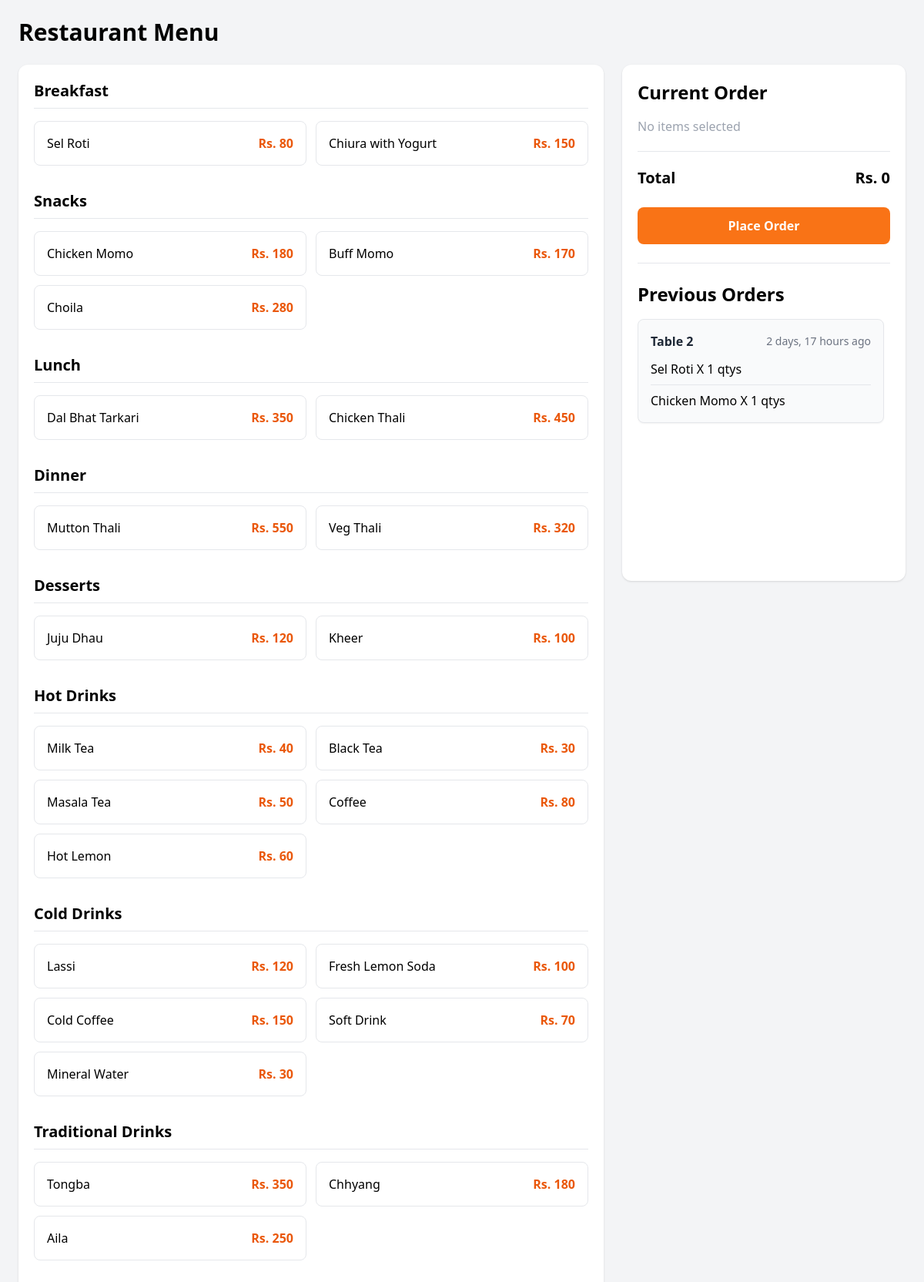
The app's page /orders/menu/16/ (signed in), older data.
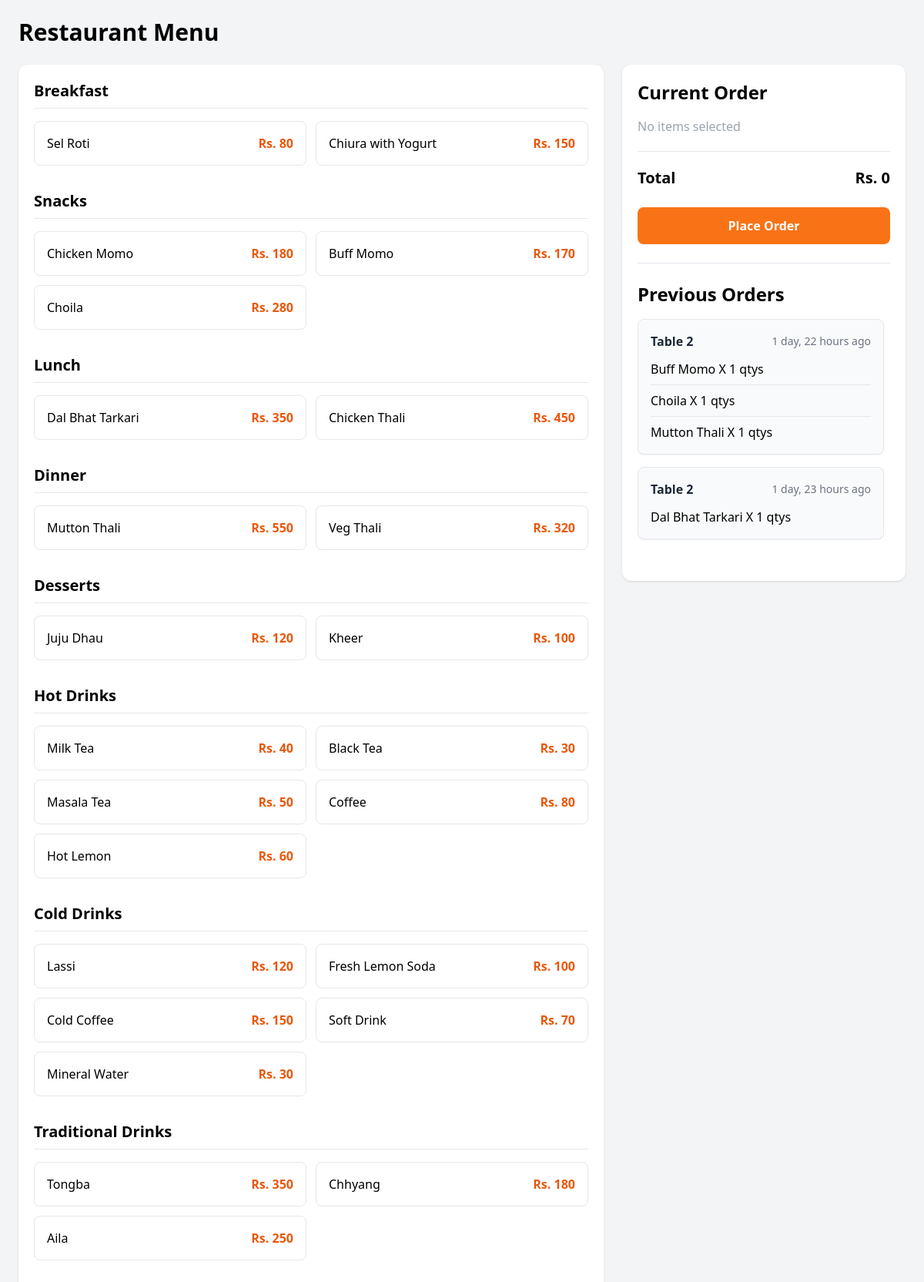
The same page, newer data.
### orders/models.py (models this page shows, shortened)
class Category(models.Model):
    name = models.CharField(max_length=150)
    class Meta:
        verbose_name_plural = 'Categories'
    def __str__(self):
        return self.name

class MenuItem(models.Model):
    class PRIORITY_CHOICES(models.TextChoices):
        HIGH = '3', 'High'
        MEDIUM = '2', 'Medium'
        LOW = '1', 'Low'
    category = models.ForeignKey(Category, on_delete=models.CASCADE, related_name='items')
    name = models.CharField(max_length=200)
    price = models.PositiveIntegerField()
    description = models.TextField(null = True, blank = True)
    default_priority = models.CharField(choices=PRIORITY_CHOICES, default=PRIORITY_CHOICES.MEDIUM, max_length=2)
    est_time = models.PositiveIntegerField(help_text="Write estimated preparation time in minutes", null=True, blank=True)
    station = models.ForeignKey(KitchenStation, on_delete=models.SET_NULL, null=True, related_name='items')
    def __str__(self):
        return self.name

class Order(models.Model):
    class ORDER_STATUS(models.TextChoices):
        PENDING = 'p', 'Pending'
        PARTIALLY_SERVED = 'ps', 'Partially Served'
        SERVED = 's', 'Served'
        BILLED = 'b', 'Billed'
    id = models.UUIDField(primary_key=True, default=uuid.uuid4, editable=False)
    table = models.ForeignKey(Table, on_delete=models.PROTECT, related_name='orders')
    status = models.CharField(max_length=2, choices=ORDER_STATUS, default=ORDER_STATUS.PENDING)
    created_at =  models.DateTimeField(auto_now_add=True)

class Table(models.Model):
    name = models.CharField(max_length=20)
    is_reserved = models.BooleanField(default=False, null=True)
    def __str__(self):
        return self.name

class OrderItem(models.Model):
    class ITEM_STATUS(models.TextChoices):
        PREPARING = 'p', 'Preparing'
        READY = 'r', 'Ready'
        SERVED = 's', 'Served'
    order = models.ForeignKey(Order, on_delete=models.PROTECT, related_name='items')
    menu_item = models.ForeignKey(MenuItem, on_delete=models.PROTECT, related_name='order_items')
    price = models.PositiveIntegerField()
    quantity = models.PositiveIntegerField(default=1)
    status = models.CharField(choices=ITEM_STATUS, max_length=2, default=ITEM_STATUS.PREPARING)
    priority = models.CharField(choices= MenuItem.PRIORITY_CHOICES, default=MenuItem.PRIORITY_CHOICES.MEDIUM, max_length=2)
    def __str__(self):
        return f"{self.menu_item} X {self.quantity} qtys"

### orders/views.py (the view, shortened to what this page needs)
# urls.py: path("menu/<table_id>/", views.menu_view, name="menu_view_url"),
@role_required([User.ROLE_CHOICES.WAITER])
def menu_view(request, table_id):
    categories = Category.objects.all()
    orders = Order.objects.filter(table_id=table_id).exclude(status=Order.ORDER_STATUS.BILLED).order_by('-created_at')
    return render(request, 'orders/menu.html',{
        'categories': categories,
        'table_id': table_id ,
        'orders': orders
    })

### orders/templates/orders/menu.html (shortened to what this page needs)
{% load humanize %}
<html lang="en">
  <head>
    <script src="https://cdn.tailwindcss.com"></script>
  </head>
<body class="bg-gray-100">
<div class="max-w-7xl mx-auto p-6">
    <h1 class="text-3xl font-bold mb-6">
        Restaurant Menu
    </h1>
    <div class="grid grid-cols-1 lg:grid-cols-3 gap-6">
        <div class="lg:col-span-2 bg-white rounded-xl shadow p-5">
            {% for category in categories %}
            <div class="mb-8">
                <h2 class="text-xl font-bold border-b pb-2 mb-4">
                    {{ category }}
                </h2>
                <div class="grid md:grid-cols-2 gap-3">
                    {% for item in category.items.all %}
                    <div
                        class="menu-item cursor-pointer border rounded-lg p-4 hover:bg-orange-100 hover:border-orange-400 transition"
                        data-id="{{ item.id }}"
                        data-name="{{ item.name }}"
                        data-price="{{ item.price }}"
                    >
                        <div class="flex justify-between items-center">
                            <span class="font-medium">
                                {{ item.name }}
                            </span>
                            <span class="font-bold text-orange-600">
                                Rs. {{ item.price }}
                            </span>
                        </div>
                    </div>
                    {% endfor %}
                </div>
            </div>
            {% endfor %}
        </div>
        <form class="bg-white rounded-xl shadow p-5 sticky top-5 h-fit" method="post">
            <h2 class="text-2xl font-bold mb-4">
                Current Order
            </h2>
            <div id="selected-menu-items" class="space-y-3">
                <p class="text-gray-400">
                    No items selected
                </p>
            </div>
            <hr class="my-5">
            <div class="flex justify-between text-xl font-bold">
                <span>Total</span>
                <span id="total-price">
                    Rs. 0
                </span>
            </div>
            <button id = "place-order-btn"
                class="mt-6 w-full bg-orange-500 hover:bg-orange-600 text-white py-3 rounded-lg font-semibold"
            >
                Place Order
            </button>
<hr class="my-6">
<h2 class="text-2xl font-bold mb-4">
    Previous Orders
</h2>
<div class="max h-80 overflow-y-auto pr-2 space-y-4">
    {% if orders %}
        {% for order in orders %}
            <div class="bg-gray-50 border rounded-lg p-4 shadow-sm">
                <div class="flex justify-between items-center mb-3">
                    <span class="font-semibold text-gray-800">
                         {{ order.table }}
                    </span>
                    <span class="text-sm text-gray-500">
                        {{ order.created_at|naturaltime }}
                    </span>
                </div>
                <ul class="space-y-2">
                    {% for item in order.items.all %}
                        <li class="border-b last:border-b-0 pb-2 last:pb-0">
                            {{ item }}
                        </li>
                    {% endfor %}
                </ul>
            </div>
        {% endfor %}
    {% else %}
        <p class="text-gray-400">No previous orders.</p>
    {% endif %}
</div>
        </form>
    </div>
</div>
</body>
</html>

Row changes from the older to the newer data that the page shows:
removed Order: table "Table 2", created_at "2 days, 17 hours ago"
removed OrderItem: menu_item+quantity "Sel Roti X 1 qtys", shown under "Table 2"
removed OrderItem: menu_item+quantity "Chicken Momo X 1 qtys", shown under "Table 2"
added Order: table "Table 2", created_at "1 day, 22 hours ago"
now on this page (row edited): OrderItem: menu_item+quantity "Buff Momo X 1 qtys", shown under "Table 2"
now on this page (row edited): OrderItem: menu_item+quantity "Choila X 1 qtys", shown under "Table 2"
now on this page (row edited): OrderItem: menu_item+quantity "Mutton Thali X 1 qtys", shown under "Table 2"
added Order: table "Table 2", created_at "1 day, 23 hours ago"
now on this page (row edited): OrderItem: menu_item+quantity "Dal Bhat Tarkari X 1 qtys", shown under "Table 2"
